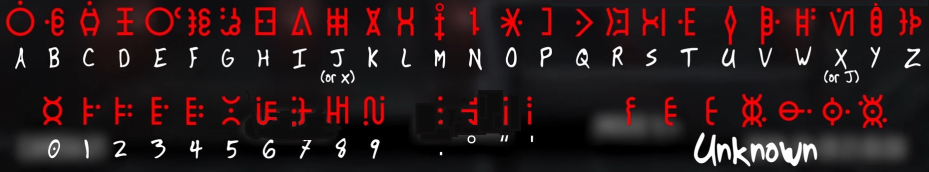
#> input picture cipher-text.jpg, 1857 x 343 px (shown at 1/2 size); the run also reads 1 picture not shown here
$ python main.py
#> lines starting #> are read from the running program, lines starting #| are printed output that depends on the picture; after the words box and inside, x2 and y2 are one past the last pixel; in counts of white or black regions, pixels touching at a corner belong together; long printed decimals are rounded
### cipher.py
import cv2
import numpy as np
import image_tools as tools
from config import *

scales = [0.30]#np.linspace(0.15, 0.6, 60)
rotations = [0]#np.arange(-15, 15, 3)

cipher_image = cv2.imread("cipher-text.jpg", cv2.IMREAD_GRAYSCALE)
#> cipher_image: shape (343, 1857); min 0, max 255, mean 31
plate_image = cv2.imread("plate.png")
# start position of top left corner of search window in the image

mapping = {
	"A": (0,0),
	"B": (74,0),
	"C": (144,0),
	"D": (206,0),
	"E": (287,0),
	"F": (361,0),
	"G": (428,0),
	"H": (490,0),
	"I": (564,0),
	"J": (639,0),
	"K": (708,0),
	"L": (777,0),
	"M": (844,5),
	"N": (910,0),
	"O": (980,0),
	"P": (1060,0),
	"Q": (1126,0),
	"R": (1200,0),
	"S": (1273,0),
	"T": (1343,0),
	"U": (1424,0),
	"V": (1498,0),
	"W": (1570,0),
	"X": (1650,0),
	"Y": (1710,0),
	"Z": (1775,0),
	"0": (69,184),
	"1": (142,184),
	"2": (207,184),
	"3": (280,184),
	"4": (350,184),
	"5": (420,184),
	"6": (490,184),
	"7": (566,184),
	"8": (640,184),
	"9": (715,184),
	":": (836,184),
	"°": (907,184),
	"\"": (969,184),
	"\'": (1024,184),
}

test_mapping = {
	"A": (0,0),
	"I": (564,0),
}

def generate_cipher_overview():
	# Size of overview image (estimate a size that will fit all characters)
	overview_width = 10 * (CIPHER_WIDTH + 50) # 10 characters per row, plus some spacing for text
	overview_height = int(np.ceil(len(mapping) / 10.0)) * (CIPHER_HEIGHT + 50)
	overview_image = np.zeros((overview_height, overview_width), dtype=np.uint8)


	# Loop through each character
	for i, (key, im_coords) in enumerate(mapping.items()):
		search_window = get_cipher_image(im_coords)


		# Ensure that search_window has the expected shape before assigning
		if search_window.shape == (CIPHER_HEIGHT, CIPHER_WIDTH):
			# Position to paste the search_window in the overview_image
			row = i // 10
			col = i % 10
			pos_x = col * (CIPHER_WIDTH + 50)
			pos_y = row * (CIPHER_HEIGHT + 50)
			# Paste the search window in the overview_image
			overview_image[pos_y:pos_y+CIPHER_HEIGHT, pos_x:pos_x+CIPHER_WIDTH] = search_window
		else:
			print(f"Search window for key {key} has incorrect shape: {search_window.shape}")
		# Put the corresponding key (text) below the search window
		text_position = (pos_x, pos_y + CIPHER_HEIGHT + 20)
		cv2.putText(overview_image, key, text_position, cv2.FONT_HERSHEY_SIMPLEX, 0.5, 255, 1, cv2.LINE_AA)
	return overview_image


def get_cipher_image(im_coords):
	x, y = im_coords
	output = cipher_image[y:y+CIPHER_HEIGHT, x:x+CIPHER_WIDTH]
	_, output = cv2.threshold(output, 0, 255, cv2.THRESH_BINARY | cv2.THRESH_OTSU)
	return output

def _match(input, pattern, threshold):
	result = cv2.matchTemplate(input, pattern, cv2.TM_CCOEFF_NORMED)
	locations = np.where(result >= threshold)
	return zip(*locations)

def non_max_suppression(matches, overlapThresh):
	if len(matches) == 0:
		return []

	# If the bounding boxes are integers, convert them to floats -- this is important since we'll be doing a bunch of divisions
	if matches[0]['location'].dtype.kind == "i":
		matches = [{'location': np.array([float(p) for p in match['location']]), 'scale': match['scale']} for match in matches]

	# initialize the list of picked matches
	pick = []

	# grab the coordinates of the bounding boxes
	x1 = np.array([match['location'][0] for match in matches])
	y1 = np.array([match['location'][1] for match in matches])
	x2 = np.array([match['location'][0] + 15 for match in matches])  # assuming width is 15
	y2 = np.array([match['location'][1] + 15 for match in matches])  # assuming height is 15

	# compute the area of the bounding boxes
	area = (x2 - x1 + 1) * (y2 - y1 + 1)

	# sort the bounding boxes by the bottom-right y-coordinate of the bounding box
	idxs = np.argsort(y2)

	# keep looping while some indexes still remain in the indexes list
	while len(idxs) > 0:
		# grab the last index in the indexes list and add the index value to the list of picked indexes
		last = len(idxs) - 1
		i = idxs[last]
		pick.append(i)

		# find the largest (x, y) coordinates for the start of the bounding box and the smallest (x, y) coordinates for the end of the bounding box
		xx1 = np.maximum(x1[i], x1[idxs[:last]])
		yy1 = np.maximum(y1[i], y1[idxs[:last]])
		xx2 = np.minimum(x2[i], x2[idxs[:last]])
		yy2 = np.minimum(y2[i], y2[idxs[:last]])

		# compute the width and height of the bounding box
		w = np.maximum(0, xx2 - xx1 + 1)
		h = np.maximum(0, yy2 - yy1 + 1)

		# compute the ratio of overlap
		overlap = (w * h) / area[idxs[:last]]

		# delete all indexes from the index list that have overlap greater than the provided overlap threshold
		idxs = np.delete(idxs, np.concatenate(([last], np.where(overlap > overlapThresh)[0])))

	# return only the bounding boxes that were picked
	return [matches[i] for i in pick]

def get_all_matches_above_threshold(input, key, threshold=0.8):
	search_image_raw = get_cipher_image(mapping[key])
	search_image = search_image_raw.copy()
	all_matches = []  # This will store all the matches above threshold

	for scale in scales:
		# Resize the template
		resized_template = cv2.resize(search_image, (int(search_image.shape[1]*scale), int(search_image.shape[0]*scale)))

		locations = _match(input, resized_template, threshold)

		# If current match value is above the threshold, add it to all_matches list
		for loc in locations:

			match_info = {'location': np.array(loc), 'scale': scale}
			all_matches.append(match_info)

	# Apply non-maxima suppression
	return non_max_suppression(all_matches, 0.3)

# [28 lines left out: function get_best_match, not called in this run]


def extract_plate(inputImage, crop=False):
	overview = inputImage.copy()
	match = cv2.matchTemplate(inputImage, plate_image, cv2.TM_CCOEFF_NORMED)
	_, _, _, max_loc = cv2.minMaxLoc(match)
	top_left = max_loc
	h, w = plate_image.shape[:2]
	bottom_right = (top_left[0] + w, top_left[1] + h)

	# Draw rectangle on the overview
	cv2.rectangle(overview, top_left, bottom_right, (0, 0, 255), 2)

	# Cropping
	cropped = inputImage[top_left[1]:bottom_right[1], top_left[0]:bottom_right[0]]

	cropped, crop_overview = tools.process_cropped_plate(cropped)

	# paste the cropped image overview back into the overview
	overview[top_left[1]:bottom_right[1], top_left[0]:bottom_right[0]] = crop_overview


	# Return the highlighted overview and the perspective-corrected crop
	return overview, cropped

### image_tools.py
import numpy as np
import cv2
import logging
import cipher as cipher
import random
from config import *

def draw_found_rect(target, loc, scale, angle=0, size=(CIPHER_WIDTH, CIPHER_HEIGHT)):
	# Define points of the rectangle around the match
	width = int(size[0] * scale)
	height = int(size[1] * scale)


	# top-left corner
	top_left = loc
	#flip the x and y
	top_left = (top_left[1], top_left[0])
	# top-right corner
	top_right = (top_left[0] + width, top_left[1])
	# bottom-right corner
	bottom_right = (top_left[0] + width, top_left[1] + height)
	# bottom-left corner
	bottom_left = (top_left[0], top_left[1] + height)

	# Rotate points
	center = (loc[0] + width / 2, loc[1] + height / 2)
	top_left_rot = rotate_point(center, top_left, angle)
	top_right_rot = rotate_point(center, top_right, angle)
	bottom_right_rot = rotate_point(center, bottom_right, angle)
	bottom_left_rot = rotate_point(center, bottom_left, angle)

	# Convert to integer coordinates
	rotated_rect_points = np.intp([top_left_rot, top_right_rot, bottom_right_rot, bottom_left_rot])

	# Draw the rotated rectangle on the original image
	cv2.polylines(target, [rotated_rect_points], True, (0, 255, 0), 1)
	return target

def fix_plate_rotation(plate, overview=None):
	lines = cv2.HoughLinesP(plate, 1, np.pi / 180, 100, minLineLength=50, maxLineGap=15)
	# Compute the angle of rotation
	show_image(plate, "", logging.DEBUG)
	angle = 0
	if lines is not None:
		for line in lines:
			x1, y1, x2, y2 = line[0]
			if overview is not None:
				overview = cv2.line(overview, (x1, y1), (x2, y2), (0, 255, 120), 1)
			angle += np.arctan2(y2 - y1, x2 - x1)
		# Average angle
		angle /= len(lines)
	# Convert angle from radians to degrees
	angle = angle * 180.0 / np.pi
	# Rotate the image to straighten the symbols
	corrected = rotate_image(plate, -angle)
	return corrected, overview

def fix_plate_perspective(plate, overview):
	# Dilation to connect nearby contours

	# Crop the region with all the symbols
	#cropped_symbols = plate[y:y+h, x:x+w]
	#show_image(cropped_symbols, "Cropped symbols", logging.DEBUG)
	moments = cv2.moments(plate)
	# Central moments
	mu20 = moments['mu20']
	mu02 = moments['mu02']
	mu11 = moments['mu11']
	# Calculating angle using central image moments
	angle = 0.5 * np.arctan2(2 * mu11, (mu20 - mu02))

	# Convert angle from radians to degrees
	angle = angle * 180.0 / np.pi
	print("Angle: ", angle)
	# Rotate the image to align the symbols
	corrected_symbols = rotate_image(plate, -angle)
	kernel = np.ones((6, 6), np.uint8)
	dilated = cv2.dilate(plate, kernel, iterations=3)
	show_image(dilated, "Dilated", logging.DEBUG)
	# Find contours
	contours, _ = cv2.findContours(dilated, cv2.RETR_EXTERNAL, cv2.CHAIN_APPROX_SIMPLE)
	# If no contours are detected, return the original image
	print("Found contours: ", len(contours))
	if not contours:
		return plate
	# Calculate the bounding rectangle that includes all contours
	bound_x, bound_y, bound_w, bound_h = cv2.boundingRect(np.vstack(contours))
	padding = 0
	x = max(0, bound_x - padding)
	y = max(0, bound_y - padding)
	w = min(plate.shape[1] - x, bound_w + 2 * padding)
	h = min(plate.shape[0] - y, bound_h + 2 * padding)
	# Crop the region with all the symbols
	cropped_symbols = corrected_symbols[y:y+h, x:x+w]
	show_image(cropped_symbols, "Cropped symbols", logging.DEBUG)
	if overview is not None:
		overview = draw_found_rect(overview, (x, y), 1, angle, (h,w))
	return	cropped_symbols


def process_cropped_plate(plate):
	overview = plate.copy()
	plate = cv2.cvtColor(plate, cv2.COLOR_BGR2GRAY)
	plate = cv2.threshold(plate, PLATE_THRESH_LOW, PLATE_THRESH_HIGH, cv2.THRESH_BINARY)[1];show_image(plate, "Plate threshold", logging.DEBUG)
	#plate, overview = fix_plate_rotation(plate, overview);show_image(plate, "Plate Rotation fix", logging.INFO)
	plate = fix_plate_perspective(plate, overview);show_image(plate, "Plate perspective", logging.WARNING)
	plate, overview = fix_plate_rotation(plate, overview);show_image(plate, "Plate Rotation fix 2", logging.INFO)
	plate = cv2.flip(plate, 1);show_image(plate, "Plate flipped", logging.DEBUG)
	return plate, overview

def rotate_image(image, angle):
	# Get the dimensions of the image
	h, w = image.shape[:2]
	# Compute the center of the image
	cx, cy = w // 2, h // 2
	# Get the rotation matrix
	M = cv2.getRotationMatrix2D((cx, cy),-angle, 1.0)
	# Perform the rotation
	rotated = cv2.warpAffine(image, M, (w, h))
	return rotated

def rotate_point(origin, point, angle):
	"""
	Rotate a point counterclockwise by a given angle around a given origin.

	The angle should be given in radians.
	"""
	ox, oy = origin
	px, py = point
	qx = ox + np.cos(angle) * (px - ox) - np.sin(angle) * (py - oy)
	qy = oy + np.sin(angle) * (px - ox) + np.cos(angle) * (py - oy)
	return qx, qy

def show_image(image, title="", logLevel=logging.DEBUG, scale=1.0):
	if title=="":
		title = random.randint(0, 1000).__str__()
	title = title + "  scale: " + scale.__str__()
	logger = logging.getLogger("main")

	if logger.getEffectiveLevel() <= logLevel:
		if scale != 1.0:
			image = cv2.resize(image, (0,0), fx=scale, fy=scale)
		cv2.imshow(title, image)

### main.py
import cv2
import numpy as np
import cipher as cipher
import image_tools as tools
import logging

def setup():
	logger = logging.getLogger("main")
	logger.setLevel(logging.INFO)
	# Test of systems
	tools.show_image(cipher.generate_cipher_overview(), "Cipher suite overview", logging.INFO)
#> the loop in generate_cipher_overview, `for i, (key, im_coords) in enumerate(mapping.items()):` made 40 passes
#> pass 1, in get_cipher_image, `_, output = cv2.threshold(output, 0, 255, cv2.THRESH_BINARY | cv2.THRE..`:
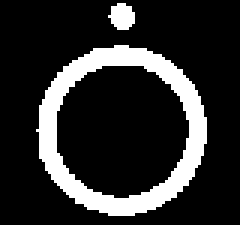
#> output: shape (75, 80) (shown 3 times larger); 17.4% white; 2 white regions, box (x1, y1, x2, y2) and area: (12, 15, 69, 72) 987, (36, 1, 45, 10) 60
#> after the loop in generate_cipher_overview, `for i, (key, im_coords) in enumerate(mapping.items()):`:
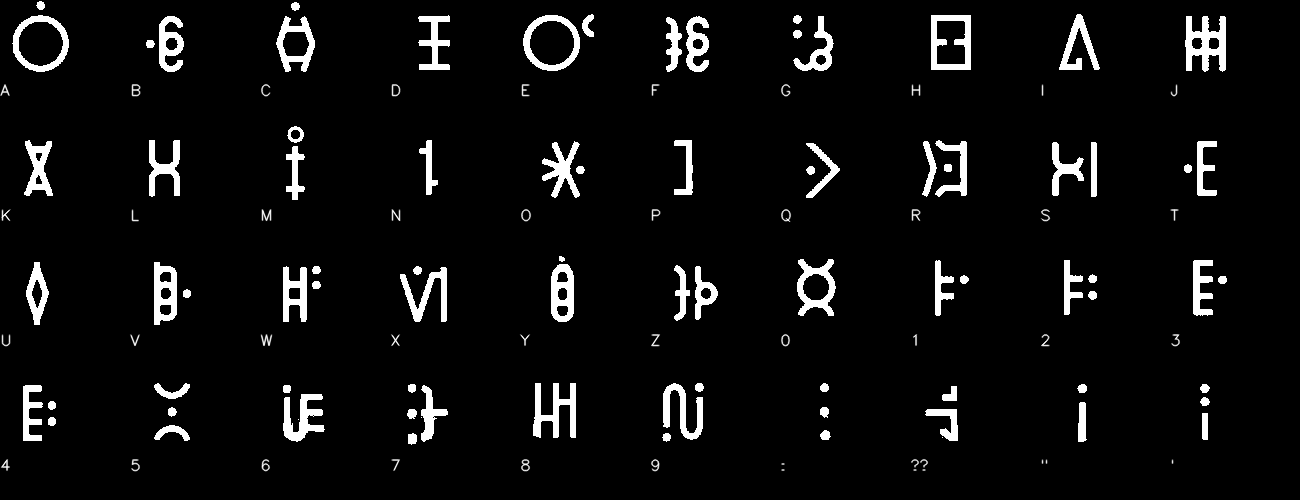
#> overview_image: shape (500, 1300); min 0, max 255, mean 13.6
#> in show_image, `title = title + "  scale: " + scale.__str__()`: title = 'Cipher suite overview  scale: 1.0'
	tools.show_image(cipher.get_cipher_image(cipher.mapping["X"]), "Example search pattern", logging.DEBUG)

setup()

test1 = cv2.imread("test1.jpg")
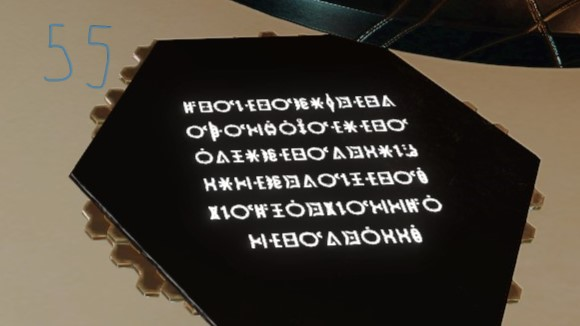
#> input picture test1.jpg, 580 x 326 px
#> test1 is the input picture: shape (326, 580, 3); mean B, G, R 57.4, 67.9, 75
test2 = cv2.imread("test2.jpg")
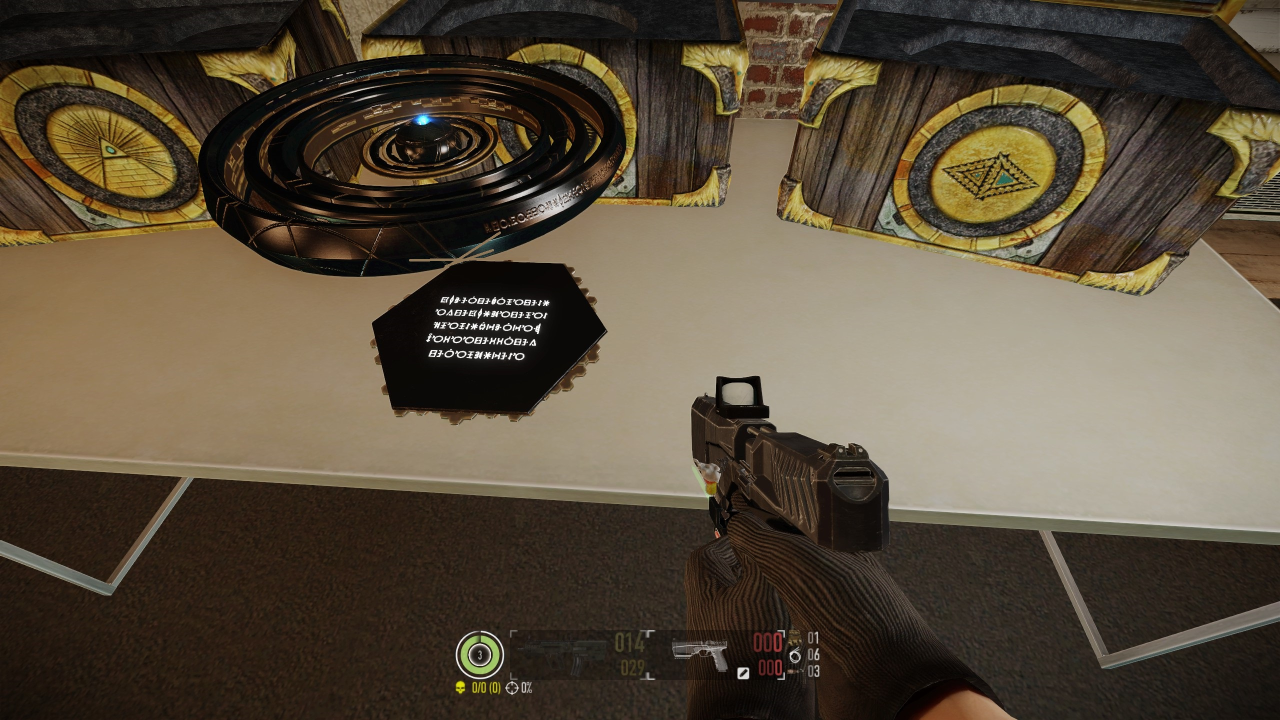
#> input picture test2.jpg, 2560 x 1440 px (shown at 1/2 size)
#> test2 is the input picture: shape (1440, 2560, 3); mean B, G, R 60.2, 77, 88.3
test3 = cv2.imread("clean_text.png")
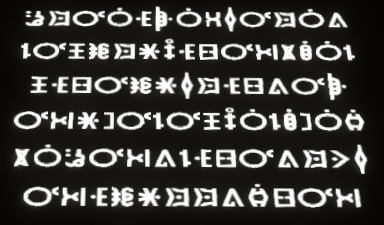
#> input picture clean_text.png, 384 x 225 px
#> test3 is the input picture: shape (225, 384, 3); mean B, G, R 60.9, 61.9, 63.2

plate_overview, cropped_plate = cipher.extract_plate(test2)
#> in extract_plate, `_, _, _, max_loc = cv2.minMaxLoc(match)`: max_loc = (733, 516)
#> in extract_plate, `bottom_right = (top_left[0] + w, top_left[1] + h)`: bottom_right = (1217, 854)
#> in extract_plate, `cv2.rectangle(overview, top_left, bottom_right, (0, 0, 255), 2)`: overview: shape (1440, 2560, 3); 0.13% of pixels changed, all inside (x1, y1, x2, y2) = (732, 515, 1219, 856)
#> in process_cropped_plate, `plate = cv2.threshold(plate, PLATE_THRESH_LOW, PLATE_THRESH_HIGH, cv2.`: plate: shape (338, 484); 3.1% white in thin lines or dots, all inside (x1, y1, x2, y2) = (90, 26, 468, 335)
#> in fix_plate_perspective, `moments = cv2.moments(plate)`: moments = moments, m00 1291320, centre m10/m00, m01/m00 = (239.7, 139.3)
#> in fix_plate_perspective, `mu20 = moments['mu20']`: mu20 = 5.36e+09
#> in fix_plate_perspective, `mu02 = moments['mu02']`: mu02 = 1.91e+09
#> in fix_plate_perspective, `mu11 = moments['mu11']`: mu11 = -506833684.2
#> in fix_plate_perspective, `angle = 0.5 * np.arctan2(2 * mu11, (mu20 - mu02))`: angle = -0.143
#> in fix_plate_perspective, `angle = angle * 180.0 / np.pi`: angle = -8.18
#| Angle:  -8.183
#> in rotate_image, `M = cv2.getRotationMatrix2D((cx, cy),-angle, 1.0)`: M = [[0.99, -0.142, 26.52], [0.142, 0.99, -32.72]]
#> in fix_plate_perspective, `dilated = cv2.dilate(plate, kernel, iterations=3)`: dilated: shape (338, 484); 21.1% white; 14 white regions
#> in fix_plate_perspective, `contours, _ = cv2.findContours(dilated, cv2.RETR_EXTERNAL, cv2.CHAIN_A..`: contours = 14 contours; largest, box (x1, y1, x2, y2) and area: (114, 69, 375, 213) 30529, (456, 176, 477, 198) 387, (435, 62, 455, 84) 375, (406, 20, 426, 41) 360, (84, 302, 101, 318) 240
#| Found contours:  14
#> in fix_plate_perspective, `bound_x, bound_y, bound_w, bound_h = cv2.boundingRect(np.vstack(contou..`: bound_x = 84; bound_y = 20; bound_w = 393; bound_h = 318
#> in fix_plate_perspective, `x = max(0, bound_x - padding)`: x = 84
#> in fix_plate_perspective, `y = max(0, bound_y - padding)`: y = 20
#> in fix_plate_perspective, `w = min(plate.shape[1] - x, bound_w + 2 * padding)`: w = 393
#> in fix_plate_perspective, `h = min(plate.shape[0] - y, bound_h + 2 * padding)`: h = 318
#> in rotate_point, `qx = ox + np.cos(angle) * (px - ox) - np.sin(angle) * (py - oy)`: qx = 189.7
#> in rotate_point, `qy = oy + np.sin(angle) * (px - ox) + np.cos(angle) * (py - oy)`: qy = 470.4
#> in draw_found_rect, `top_left_rot = rotate_point(center, top_left, angle)`: top_left_rot = (189.7, 470.4)
#> in draw_found_rect, `top_right_rot = rotate_point(center, top_right, angle)`: top_right_rot = (86.9, 169.4)
#> in draw_found_rect, `bottom_right_rot = rotate_point(center, bottom_right, angle)`: bottom_right_rot = (458.8, 42.39)
#> in draw_found_rect, `bottom_left_rot = rotate_point(center, bottom_left, angle)`: bottom_left_rot = (561.6, 343.3)
#> in draw_found_rect, `rotated_rect_points = np.intp([top_left_rot, top_right_rot, bottom_rig..`: rotated_rect_points = [[189, 470], [86, 169], [458, 42], [561, 343]]
#> in fix_plate_rotation, `lines = cv2.HoughLinesP(plate, 1, np.pi / 180, 100, minLineLength=50, ..`: lines = 34 rows, first 6: [76, 55, 286, 92], [60, 99, 265, 135], [77, 54, 286, 91], [45, 120, 252, 167], [67, 80, 283, 110], [66, 69, 284, 108]
#> the loop in fix_plate_rotation, `for line in lines:` made 34 passes
#> (x1, y1, x2, y2, angle) on passes 1 to 12: (76, 55, 286, 92, 0.174), (60, 99, 265, 135, 0.348), (77, 54, 286, 91, 0.523), (45, 120, 252, 167, 0.747), (67, 80, 283, 110, 0.885), (66, 69, 284, 108, 1.06), (79, 52, 292, 86, 1.22), (67, 74, 284, 109, 1.38), (79, 50, 290, 84, 1.54), (57, 98, 267, 131, 1.7), (38, 126, 252, 168, 1.89), (57, 105, 264, 137, 2.04)
#> after the loop in fix_plate_rotation, `for line in lines:`:
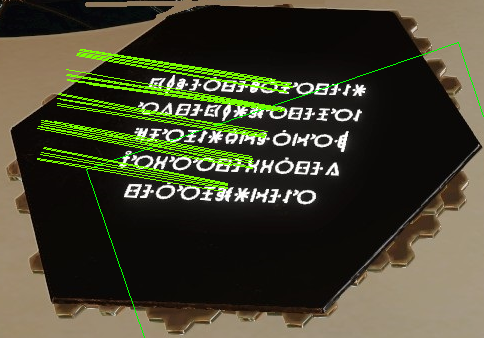
#> overview: shape (338, 484, 3); mean B, G, R 47, 67.4, 67.8
#> after the loop in fix_plate_rotation, `for line in lines:`: angle = 5.78
#> in fix_plate_rotation, `angle /= len(lines)`: angle = 0.17
#> in fix_plate_rotation, `angle = angle * 180.0 / np.pi`: angle = 9.73

tools.show_image(plate_overview, "Plate extraction overview", logging.WARNING, 0.7)
tools.show_image(cropped_plate, "Cropped Plate", logging.WARNING)


target = cropped_plate.copy()
target = cv2.cvtColor(target, cv2.COLOR_GRAY2BGR)
#> target: shape (318, 393, 3)
############ Match symbols

matches_threshold = 0.65  # You can adjust this threshold
for key, values in cipher.mapping.items():
	matches = cipher.get_all_matches_above_threshold(input=cropped_plate, key=key, threshold=matches_threshold)

	for match in matches:
		scale, loc = match['scale'], match['location']
		target = tools.draw_found_rect(target=target, loc=loc, scale=scale)
		#loc np to Point
		org_point = (int(loc[1]), int(loc[0]))
		cv2.putText(target, key, org_point, cv2.FONT_HERSHEY_SIMPLEX, 0.6, (0, 0, 255), 2, cv2.LINE_AA)


###################
tools.show_image(target, "Matched symbols", logging.WARNING, 2)
#> in show_image (call 12), `image = cv2.resize(image, (0,0), fx=scale, fy=scale)`:
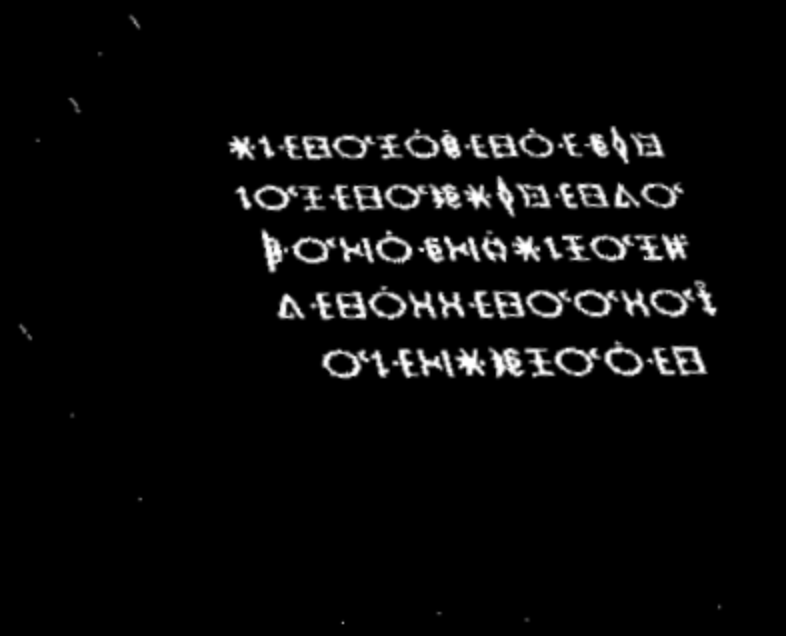
#> image: shape (636, 786, 3); min 0, max 255, mean 10.3

cv2.waitKey(0)
cv2.destroyAllWindows()
